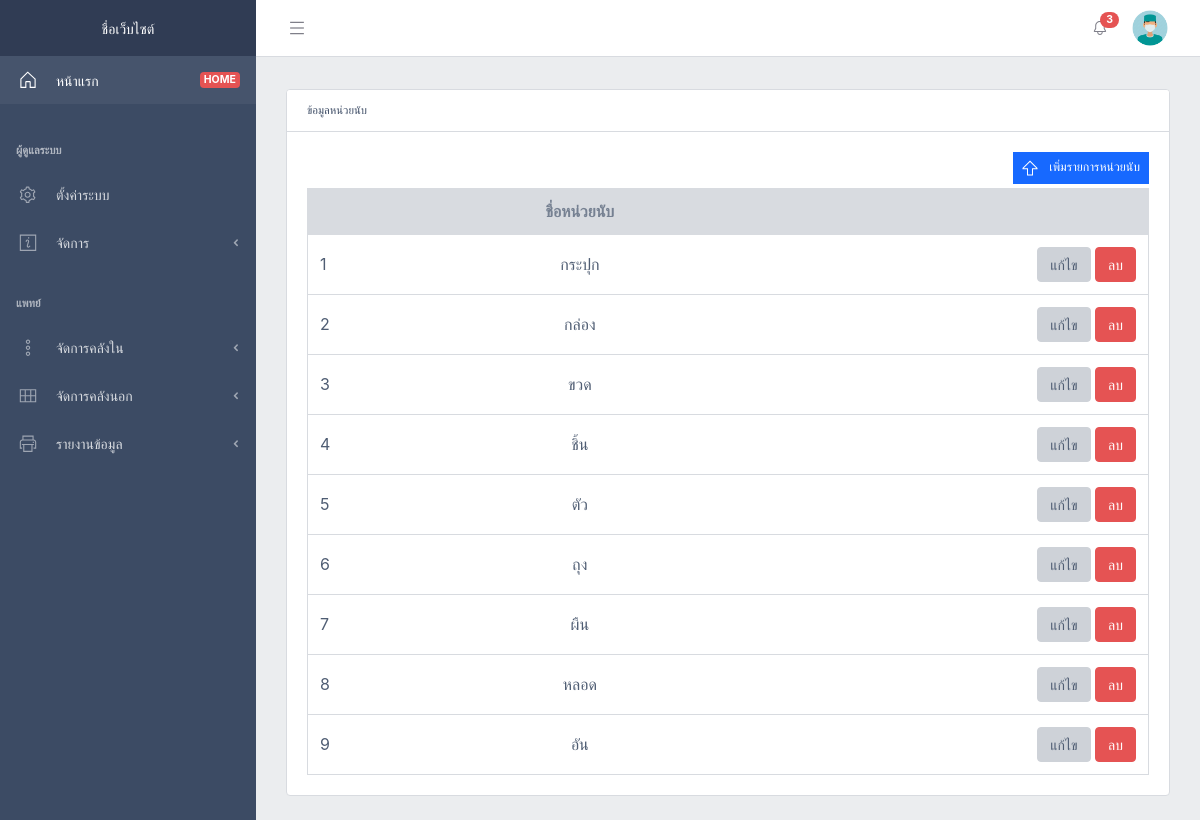
Page /index?p=counting-info (signed in) on the committed database.
### tables this page shows
CREATE TABLE `counting_list`  (
  `Id` int(11) UNSIGNED NOT NULL AUTO_INCREMENT,
  `Name` varchar(15) NOT NULL,
  `status` tinyint(1) NOT NULL DEFAULT 1,
  PRIMARY KEY (`Id`) USING BTREE
);

### function/kdxr_function.php (called while the page is built, shortened)
<?php
class kdxr_function {
	public function gettingCountingInfo(){
		$conn = self::selfconnectDb();
		$posts = array();
		$sql = "SELECT id , Name as Name
				FROM counting_list
				WHERE status = 1
				ORDER BY Name ASC
		";
		$result = mysqli_query($conn, $sql);
		while($row = mysqli_fetch_array($result,MYSQLI_ASSOC))
		{
			$posts[] = $row;
		}
		return ['result' => $posts];
	}
	private function selfconnectDb()
	{
		$conn = mysqli_connect(HOST, USER, PASSWORD, DATABASE);
		return $conn;
	}
}
?>

### page/counting-info.php (the view, shortened to what this page needs)
<?php include ('template/left_menu.php'); ?>
<div class="c-wrapper c-fixed-components">
<?php include ('template/top_menu.php'); ?>
 <div class="c-body">
        <main class="c-main">
          <div class="container-fluid">
            <div class="fade-in">
              <div class="row">
					<div class="col-lg-12" id="herbal">
						<div class="card">
							<div class="card-header"><small>ข้อมูลหน่วยนับ</small></div>
							<div class="card-body">
								<div class="row justify-content-end">
									<div class="col-md-auto mb-1">
										<button class="btn btn-sm btn-square btn-behance" data-toggle="modal" data-target="#addcounting" type="button">
											<svg class="c-icon mr-2">
											<use xlink:href="vendors/@coreui/icons/svg/free.svg#cil-arrow-thick-top"></use>
											</svg>
											<span>เพิ่มรายการหน่วยนับ</span>
										</button>
									</div>
								</div>
								<table class="table table-responsive-sm table-hover table-outline mb-0">
									<thead class="thead-light">
									  <tr>
										<th></th>
										<th class="text-center">ชื่อหน่วยนับ</th>
										<th class="text-right"></th>
									  </tr>
									</thead>
									<tbody>
										<?php
											$result_list = $functions->gettingCountingInfo();
											foreach ($result_list['result'] as $key=>$row)
											{
										?>
										<tr>
											<td>
												<?php echo $key+1;?>
											</td>
											<td class="text-center">
												<?php echo $row['Name'];  ?>
											</td>
											<td class="text-right">
												<a href="index?p=counting-info&id=<?php echo $row["id"];?>">
													<button class="btn btn-secondary" type="button">แก้ไข</button>
												</a>
												<a href="index?p=counting-info&remid=<?php echo $row["id"];?>" onclick="return confirm('ยืนยันการลบ?')">
													<button class="btn btn-danger" type="button">
														ลบ
													</button>
												</a>
											</td>
										</tr>
										<?php
											}
										?>
									</tbody>
									</table>
							</div>
					    </div>
					</div>
            </div>
          </div>
        </main>
      </div>
	  </div>

### rows in the picture
counting_list: Name "กระปุก"
counting_list: Name "กล่อง"
counting_list: Name "ขวด"
counting_list: Name "ชิ้น"
counting_list: Name "ตัว"
counting_list: Name "ถุง"
counting_list: Name "ผืน"
counting_list: Name "หลอด"
counting_list: Name "อัน"

### other values in the picture
WEB_NAME "ชื่อเว็บไซต์"
IS_ADMIN "ผู้ดูแลระบบ"
MENUHEAD "จัดการ"
IS_MEDIC "แพทย์"
MENUHEAD2 "จัดการคลังใน"
MENUHEAD3 "จัดการคลังนอก"
MENUHEAD4 "รายงานข้อมูล"
sizeof($countingAlert) "3"
